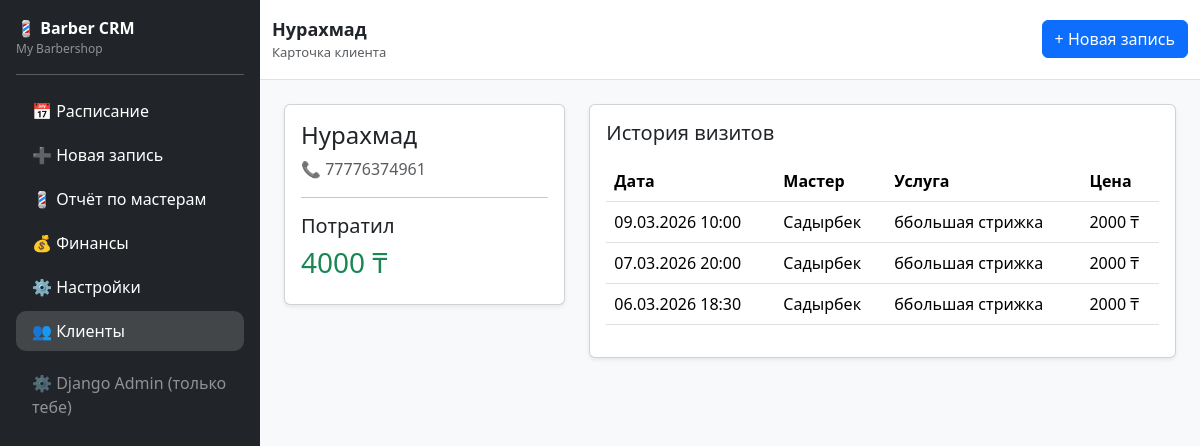
Page /clients/3/ (signed in) on the earlier database version.
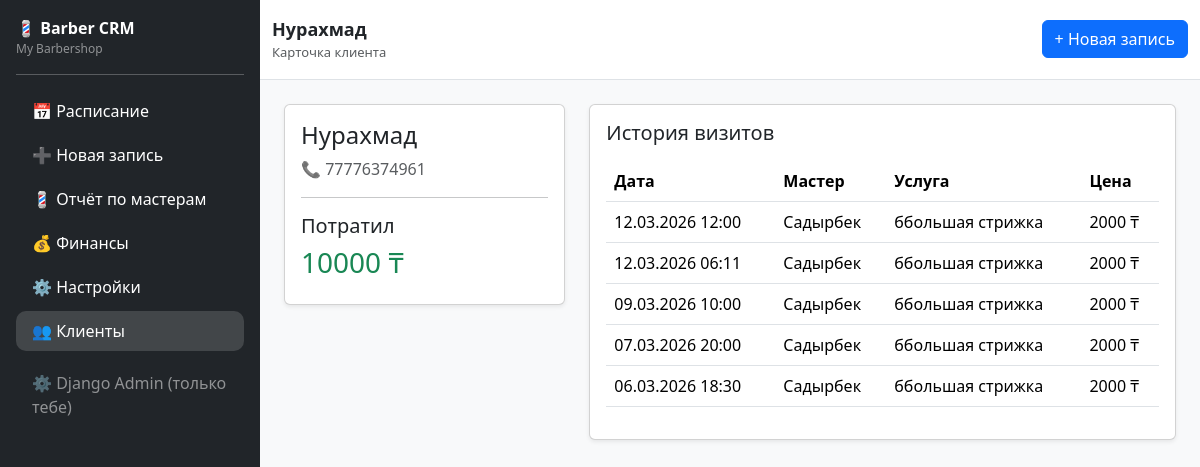
Same page on the later database version.
### core/models.py (models this page shows, shortened)
class TimestampedModel(models.Model):
    created_at = models.DateTimeField(auto_now_add=True)
    updated_at = models.DateTimeField(auto_now=True)
    class Meta:
        abstract = True

class Appointment(TimestampedModel):
    class Status(models.TextChoices):
        BOOKED = "BOOKED", "Записан"
        CONFIRMED = "CONFIRMED", "Подтвержден"
        DONE = "DONE", "Пришел"
        CANCELED = "CANCELED", "Отмена"
        NO_SHOW = "NO_SHOW", "Не пришёл"
    shop = models.ForeignKey(
        Shop,
        on_delete=models.CASCADE,
        related_name="appointments"
    )
    client = models.ForeignKey(
        Client,
        on_delete=models.PROTECT,
        related_name="appointments"
    )
    barber = models.ForeignKey(
        Barber,
        on_delete=models.PROTECT,
        related_name="appointments"
    )
    service = models.ForeignKey(
        Service,
        on_delete=models.PROTECT,
        related_name="appointments"
    )
    start_at = models.DateTimeField()
    end_at = models.DateTimeField(editable=False)
    status = models.CharField(
        max_length=20,
        choices=Status.choices,
        default=Status.BOOKED
    )
    comment = models.CharField(max_length=255, blank=True)

class Barber(TimestampedModel):
    shop = models.ForeignKey(
        Shop,
        on_delete=models.CASCADE,
        related_name="barbers"
    )
    name = models.CharField(max_length=120)
    phone = models.CharField(max_length=30, blank=True)
    is_active = models.BooleanField(default=True)
    commission_percent = models.PositiveSmallIntegerField(default=50)

class Service(TimestampedModel):
    shop = models.ForeignKey(
        Shop,
        on_delete=models.CASCADE,
        related_name="services"
    )
    name = models.CharField(max_length=120)
    duration_min = models.PositiveSmallIntegerField(default=60)
    price_kzt = models.PositiveIntegerField(default=0)
    is_active = models.BooleanField(default=True)

### core/views.py (the view)
# urls.py: path("clients/<int:client_id>/", client_detail, name="client_detail"),
@login_required
def client_detail(request, client_id):
    shop = request.user.shop
    client = get_object_or_404(
        Client,
        id=client_id,
        shop=shop
    )
    appointments = (
        Appointment.objects
        .filter(client=client)
        .select_related("barber", "service")
        .order_by("-start_at")
    )
    total_spent = (
        Payment.objects
        .filter(appointment__client=client, is_paid=True)
        .aggregate(total=Sum("amount_kzt"))["total"]
        or 0
    )
    return render(request, "client_detail.html", {
        "client": client,
        "appointments": appointments,
        "total_spent": total_spent
    })

### core/context_processors.py (called while the page is built)
def current_shop(request):
    return {"current_shop": Shop.objects.first()}

### core/templates/client_detail.html
{% extends "base.html" %}
{% block page_title %}
{{ client.name }}
{% endblock %}
{% block page_subtitle %}
Карточка клиента
{% endblock %}
{% block content %}
<div class="row">
<div class="col-md-4">
<div class="card shadow-sm mb-4">
<div class="card-body">
<h4>{{ client.name }}</h4>
<p class="text-muted">
📞 {{ client.phone }}
</p>
<hr>
<h5>Потратил</h5>
<h3 class="text-success">
{{ total_spent }} ₸
</h3>
</div>
</div>
</div>
<div class="col-md-8">
<div class="card shadow-sm">
<div class="card-body">
<h5 class="mb-3">История визитов</h5>
<table class="table">
<thead>
<tr>
<th>Дата</th>
<th>Мастер</th>
<th>Услуга</th>
<th>Цена</th>
</tr>
</thead>
<tbody>
{% for a in appointments %}
<tr>
<td>
{{ a.start_at|date:"d.m.Y H:i" }}
</td>
<td>
{{ a.barber.name }}
</td>
<td>
{{ a.service.name }}
</td>
<td>
{{ a.service.price_kzt }} ₸
</td>
</tr>
{% empty %}
<tr>
<td colspan="4" class="text-muted">
Нет визитов
</td>
</tr>
{% endfor %}
</tbody>
</table>
</div>
</div>
</div>
</div>
{% endblock %}

Differences in the rows shown:
added Appointment: start_at "12.03.2026 12:00", barber.name "Садырбек", service.name "ббольшая стрижка", service.price_kzt "2000"
added Appointment: start_at "12.03.2026 06:11", barber.name "Садырбек", service.name "ббольшая стрижка", service.price_kzt "2000"
Other differences:
{{ total_spent }}: "4000" → "10000"
